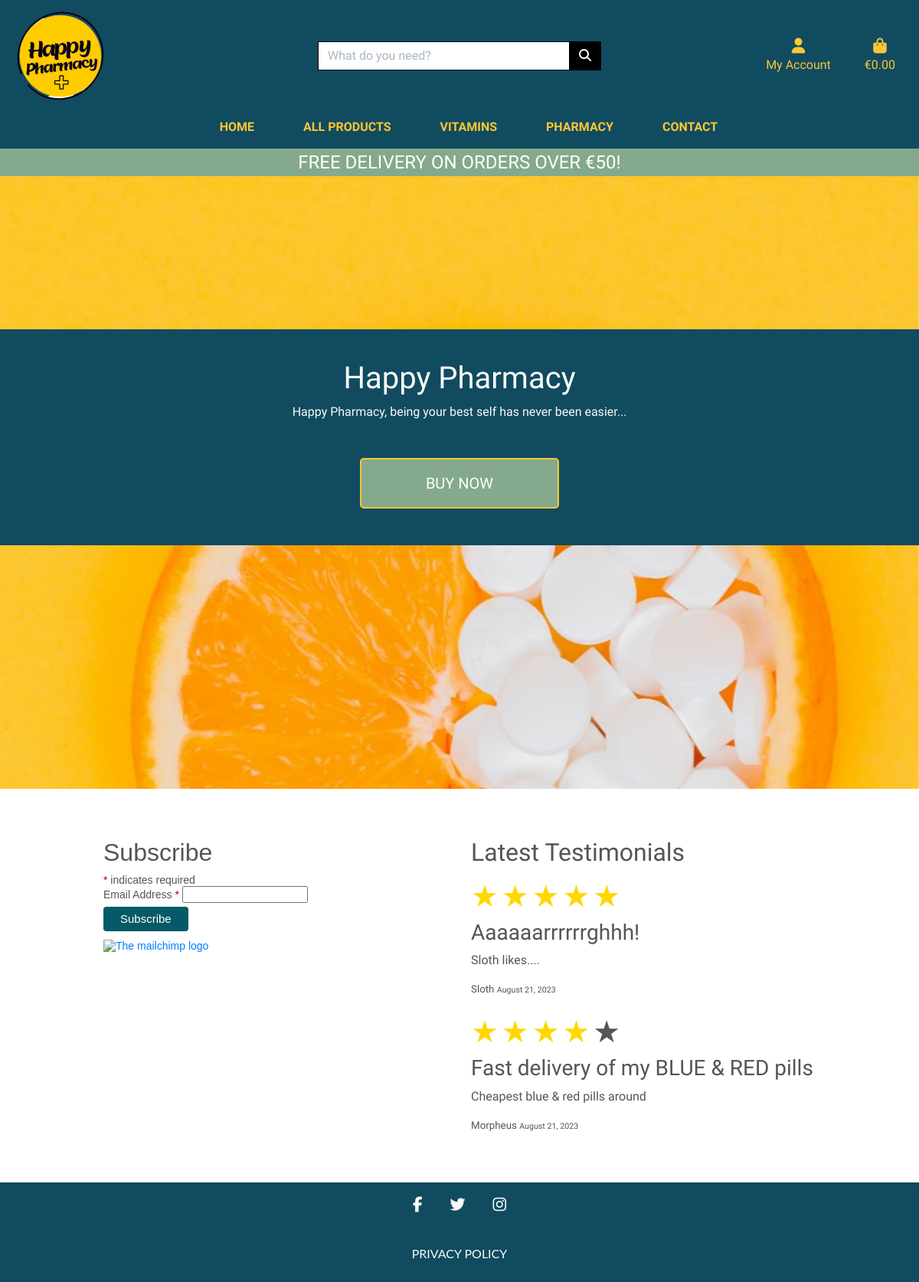
The page / on the database its author committed.
### contact/models.py (models this page shows, shortened)
class Testimonial(models.Model):
    name = models.CharField(max_length=50)
    subject = models.CharField(max_length=50, default="Subject")
    content = models.TextField()
    rating = models.PositiveIntegerField(default=0, choices=[(i, i) for i in range(6)]) # Rating from 0 to 5
    created_at = models.DateTimeField(auto_now_add=True)
    is_approved = models.BooleanField(default=False)

### home/views.py (the view)
# urls.py: path('', views.index, name='home'),
def index(request):
    testimonials = Testimonial.objects.filter(is_approved=True).order_by('-created_at')[:2]
    context = {
        'testimonials': testimonials,
    }
    return render(request, 'home/index.html', context)

### bag/contexts.py (called while the page is built, shortened)
def bag_contents(request):
    bag_items = []
    total = 0
    product_count = 0
    bag = request.session.get('bag', {})
    if total < settings.FREE_DELIVERY_THRESHOLD:
        delivery = total * Decimal(settings.STANDARD_DELIVERY_PERCENTAGE / 100)
        free_delivery_delta = settings.FREE_DELIVERY_THRESHOLD - total
    else:
        delivery = 0
        free_delivery_delta = 0
    grand_total = delivery + total
    context = {
        'bag_items': bag_items,
        'total': total,
        'product_count': product_count,
        'delivery': delivery,
        'free_delivery_delta': free_delivery_delta,
        'free_delivery_threshold': settings.FREE_DELIVERY_THRESHOLD,
        'grand_total': grand_total,
    }
    return context

### happy_pharmacy/context_processors.py (called while the page is built)
def media(request):
    return {'MEDIA_URL': settings.MEDIA_URL}

### home/templates/home/index.html (shortened to what this page needs)
{% extends "base.html" %}
{% load static %}
{% block content %}
<div class="container-fluid" id="hero-background">
    <div class="row justify-content-center">
        <div class="container-fluid" id="hero">
            <div class="row justify-content-center">
                <div class="col-sm-10 col-md-6 col-lg-6 text-center">
                    <h1 class="display-5 mt-6 text-center" id="hero-header">
                        Happy Pharmacy
                    </h1>
                    <p class='text-center'>Happy Pharmacy, being your best self has never been easier...
                    </p>
                    <div class="my-5 text-center">
                        <a href="{% url 'products' %}"
                            class="shop-now-button accent-color btn btn-lg rounded-5 text-uppercase py-3">Buy Now</a>
                    </div>
                </div>
            </div>
        </div>
    </div>
</div>
<div class="container mt-3">
    <div class="row justify-content-center py-5">
        <div class="col-sm-6">
            <div id="mc_embed_signup">
                <form
                    action="https://herokuapp.us13.list-manage.com/subscribe/post?u=87f530635c335ffe0d13cd445&amp;id=446d997510&amp;f_id=0086e5e2f0"
                    method="post" id="mc-embedded-subscribe-form" name="mc-embedded-subscribe-form" class="validate"
                    target="_blank" novalidate>
                    <div id="mc_embed_signup_scroll">
                        <h2>Subscribe</h2>
                        <div class="indicates-required"><span class="asterisk">*</span> indicates required</div>
                        <div class="mc-field-group">
                            <label for="mce-EMAIL">Email Address <span class="asterisk">*</span>
                            </label>
                            <input type="email" value="" name="EMAIL" class="required email" id="mce-EMAIL" required>
                        </div>
                        <div class="optionalParent">
                            <div class="clear foot" id="submit-button-container">
                                <input type="submit" value="Subscribe" name="subscribe" id="chimp-button" class="">
                            </div>
                            <div class="clear foot">
                                <p class="brandingLogo"><a href="http://eepurl.com/iffBXD"
                                        title="Mailchimp - email marketing made easy and fun"><img
                                            src="https://eep.io/mc-cdn-images/template_images/branding_logo_text_dark_dtp.svg"
                                            alt="The mailchimp logo"></a>
                                </p>
                            </div>
                        </div>
                    </div>
                </form>
            </div>
        </div>
        <div class="col-sm-6">
            <h2>Latest Testimonials</h2>
            <div class="row">
                {% for testimonial in testimonials %}
                    <div class="col-lg-12 col-md-12 col-sm-12 testimonial-item">
                        <div class="testimonial">
                            <div class="rating">
                                {% for i in "12345" %}
                                    <span data-value="{{ i }}" class="star_testimonial {% if i|add:'0' <= testimonial.rating %}selected{% endif %}" style="pointer-events: none;">★</span>
                                {% endfor %}
                            </div>
                            <h3>{{ testimonial.subject }}</h3>
                            <p>{{ testimonial.content }}</p>
                            <p style="font-size: smaller;">{{ testimonial.name }} <small>{{ testimonial.created_at|date:"F j, Y" }}</small></p>
                        </div>
                    </div>
                {% endfor %}
            </div>
        </div>
    </div>
</div>
{% endblock %}

### static/css/base.css (style rules this page uses)
html { height: 100%; }
body { color: #555; font-family: 'Montserrat', sans-serif; }
#mc_embed_signup { background: #fff; clear: left; font: 14px Helvetica, Arial, sans-serif; width: 320px; }
.shop-now-button { background: black; color: white; min-width: 260px; border: 2px solid #fec636; }
@media (min-width: 1200px) { .container { max-width: 80%; } }
.rating span.selected { color: gold; }
.star, .star_testimonial { font-size: 40px; display: inline-block; white-space: nowrap; }
.star.selected, .star_testimonial.selected { color: gold; }
.testimonial { min-width: 200px; }
@media screen and (min-width: 991px) and (max-width: 1855px) { .testimonial-item { width: 50%; } }
.accent-color { background-color: #84A98C; }
#hero-header { margin-top: 40px; }
#hero { margin-top: 200px; background: #114b5f; color: #fafafa; width: 100%; }
#chimp-button { background-color: #045A67; clear: both; border: 0 none; border-radius: 4px; transition: all 0.23s ease-in-out 0s; color: #FFFFFF; cursor: pointer; display: inline-block; font-size: 15px; font-weight: normal; height: 32px; line-height: 32px; margin: 0 5px 10px 0; padding: 0 22px; text-align: center; text-decoration: none; vertical-align: top; white-space: nowrap; width: fit-content; }
#mc_embed_signup .asterisk { color: #A9040D; }

### rows shown on the page
Testimonial: {{ i }} 1 (drawn), {{ i }} 2 (drawn), {{ i }} 3 (drawn), {{ i }} 4 (drawn), {{ i }} 5 (drawn), subject "Aaaaaarrrrrrghhh!", content "Sloth likes....", name "Sloth", created_at "August 21, 2023"
Testimonial: {{ i }} 1 (drawn), {{ i }} 2 (drawn), {{ i }} 3 (drawn), {{ i }} 4 (drawn), {{ i }} 5 (drawn), subject "Fast delivery of my BLUE & RED pills", content "Cheapest blue & red pills around", name "Morpheus", created_at "August 21, 2023"

### other values the page prints
{{ free_delivery_threshold }} "50"
